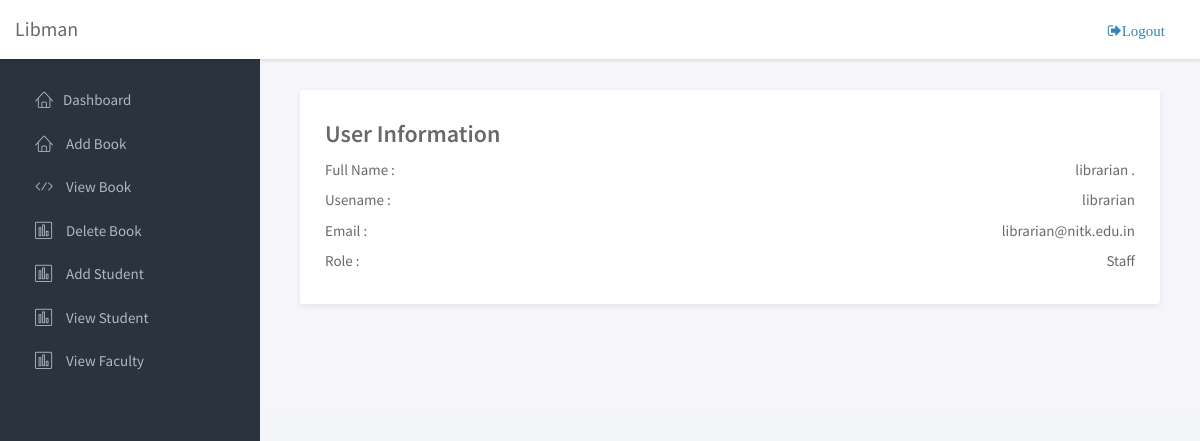
The app's page /dashboard/ (signed in) with its own data.
### library/models.py (models this page shows, shortened)
class Users(models.Model):
	role_choices = [
		('Staff', 'Staff'),
		('Faculty', 'Faculty'),
		('Student', 'Student')
	]
	branch_choices = [
		('CSE', 'CSE'),
		('ME', 'ME'),
		('EC', 'EC'),
		('CE', 'CE'),
		('EE', 'EE'),
		('NA', 'NA')
	]
	firstname = models.CharField(max_length=30)
	lastname = models.CharField(max_length=30)
	username = models.CharField(max_length=20, primary_key = True, null=False)
	password = models.CharField(max_length=30)
	email = models.EmailField(max_length=30)
	branch = models.CharField(choices=branch_choices, max_length=30)
	role = models.CharField(choices=role_choices, max_length=10)

### library/views.py (the view)
# urls.py: path('dashboard/', views.dashboard, name='dashboard'),
def dashboard(request):
	username = request.session.get('username')
	user = Users.objects.get(username=username)
	return render(request, 'dashboard.html', {'user':user})

### library/templates/dashboard.html (shortened to what this page needs)
{% extends 'base.html' %}
{% block content %}
	<div class="main">
		<div class="main-content">
			<div class="container-fluid">
				<div class="col-md-12">
					<div>
						<div class="panel">
							<div class="panel-body">
								<div class="row">
									<div class="col-md-12">
										<div class="profile-detail">
											<div class="profile-info">
												<h4 class="heading">User Information</h4>
												<ul class="list-unstyled list-justify">
													<li>Full Name : <span style="float: right;">{{user.firstname}} {{user.lastname}}</span></li>
													<li>Usename : <span style="float: right;">{{user.username}}</span></li>
													<li>Email : <span style="float: right;">{{ user.email }}</span></li>
													<li>Role : <span style="float: right;">{{ user.role }}</span></li>
												</ul>
											</div>
										</div>
									</div>
								</div>
							</div>
							</div>
					</div>
				</div>
			</div>
		</div>
	</div>
{% endblock %}

### library/static/assets/css/main.css (style rules this page uses)
html { position: relative; min-height: 100%; }
body { background-color: #F3F5F8; font-family: "Source Sans Pro", sans-serif; font-size: 15px; color: #676a6d; }
#wrapper .main { -webkit-transition: all 0.3s ease-in-out; -moz-transition: all 0.3s ease-in-out; -ms-transition: all 0.3s ease-in-out; -o-transition: all 0.3s ease-in-out; transition: all 0.3s ease-in-out; width: calc(100% - 260px); left: 0; position: relative; float: right; background-color: #f5f5fa; }
#wrapper #sidebar-nav, #wrapper .main { padding-top: 30px; }
.main-content { padding: 80px 10px; }
.panel { -webkit-border-radius: 3px; -moz-border-radius: 3px; border-radius: 3px; -moz-box-shadow: 0 2px 6px rgba(0, 0, 0, 0.08); -webkit-box-shadow: 0 2px 6px rgba(0, 0, 0, 0.08); box-shadow: 0 2px 6px rgba(0, 0, 0, 0.08); background-color: #fff; margin-bottom: 30px; }
.panel .panel-heading, .panel .panel-body, .panel .panel-footer { padding-left: 25px; padding-right: 25px; }
.panel .panel-body { padding-top: 10px; padding-bottom: 15px; }
.profile-detail { padding-top: 20px; }
.profile-info .heading { margin: 0 0 10px 0; font-weight: 600; }
.profile-info ul > li { margin-bottom: 8px; }

### library/templates/base.html (style rules this page uses)
.main { padding-top: 10px !important; }

### records on screen
Users: firstname "librarian", lastname ".", username "librarian", email "librarian@nitk.edu.in", role "Staff"
